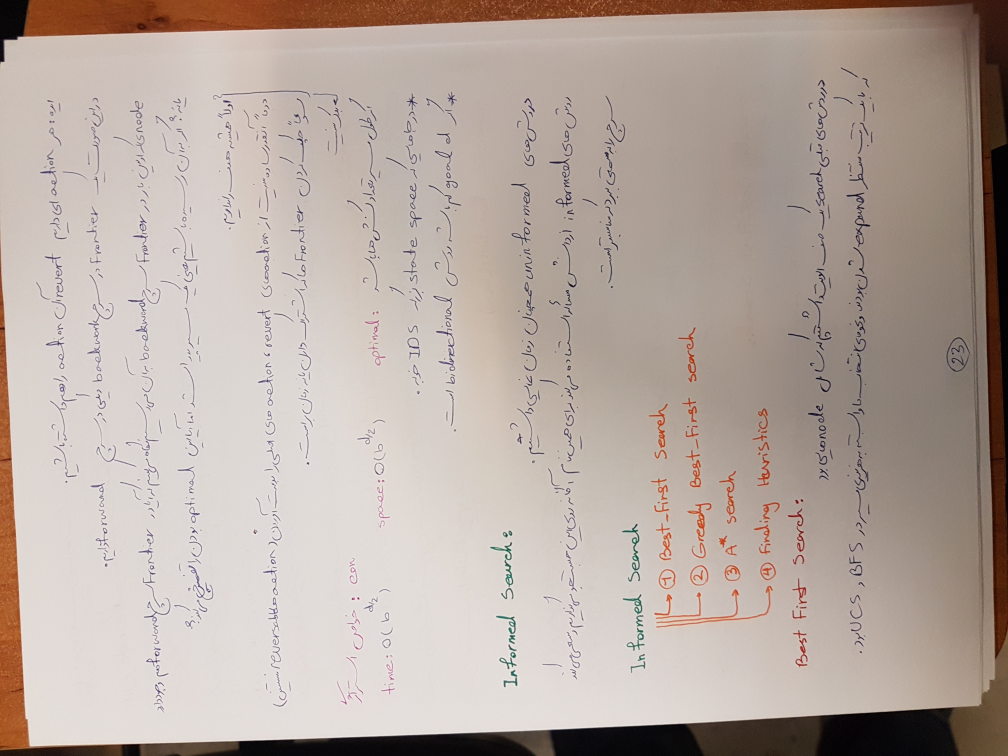
#> input picture P1/pictures/1.png, 4032 x 3024 px, found by its file name (shown at 1/4 size); its folder holds only this picture in this run
$ python test.py
#> lines starting #> are read from the running program, lines starting #| are printed output that depends on the picture
# [7 lines of commented-out code are left out]


import os
from skimage import io, color
import matplotlib.pyplot as plt
from skimage.transform import rescale

filename_list = os.listdir('pictures')
list_of_images = []

for item in filename_list:
    img = io.imread('pictures\\' + item)
#> img is the input picture: shape (3024, 4032, 3); mean R, G, B 182.7, 169.3, 161.4
    list_of_images.append(img)

name = 1

for pic in list_of_images:
    img1 = pic

    img1 = color.rgb2gray(img1)
    image_rescaled = rescale(img1, 0.7, anti_aliasing=False)

    fig, axes = plt.subplots(nrows=1, ncols=2)

    ax = axes.ravel()

    ax[0].imshow(img1, cmap='gray')
    ax[0].set_title("Original image")

    ax[1].imshow(image_rescaled, cmap='gray')
    ax[1].set_title("Rescaled image (aliasing)")

    plt.savefig(r'scaling2/' + str(name) + '.png')
    name = name + 1
#> this loop made 1 pass
#> name on pass 1: 2
#> pass 1, `img1 = color.rgb2gray(img1)`:
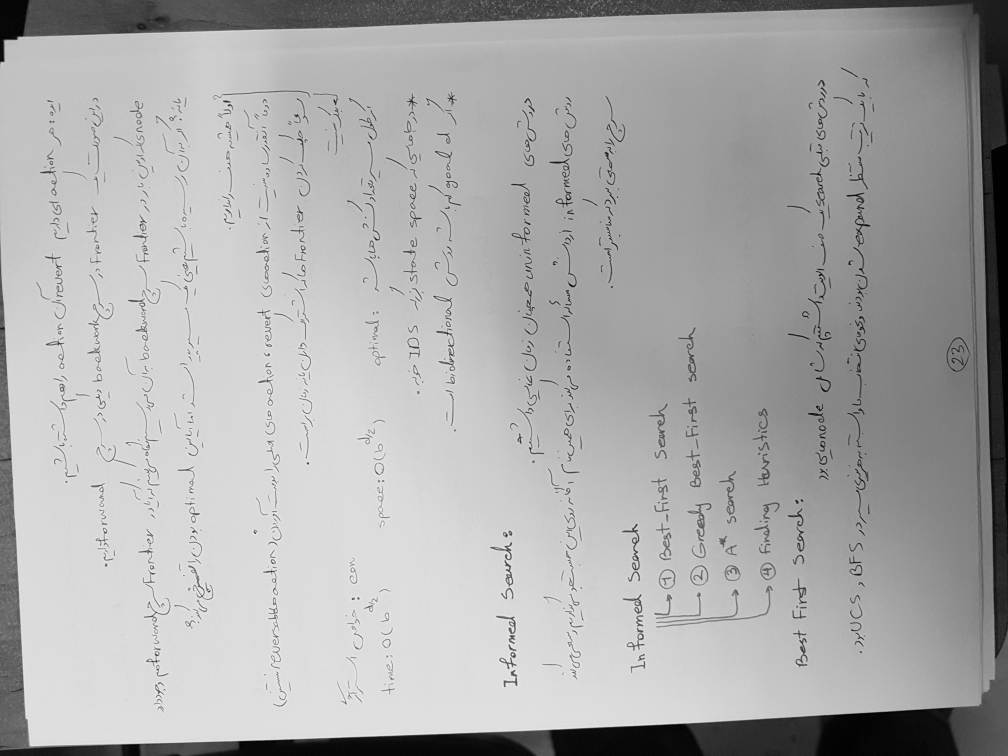
#> img1: shape (3024, 4032) float64 (shown at 1/4 size); min 0, max 0.994, mean 0.673
#> pass 1, `plt.savefig(r'scaling2/' + str(name) + '.png')`:
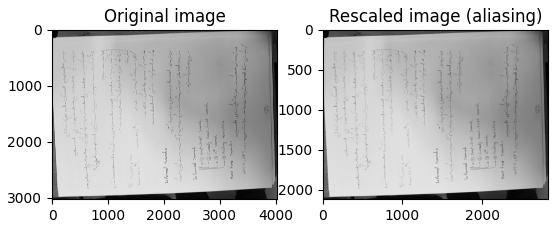
#> figure drawn by matplotlib, 2 panels
#> after the loop, name = 2


#############################################

from skimage import exposure


img = list_of_images[0]
# Gamma
gamma_corrected = exposure.adjust_gamma(img, 2)
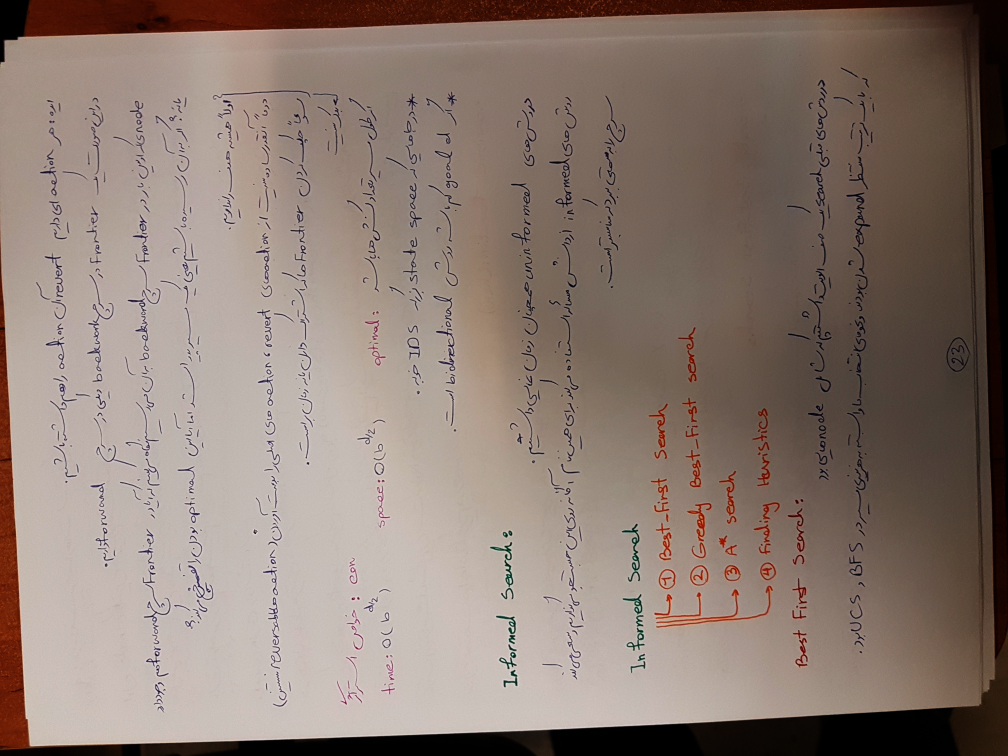
#> gamma_corrected: shape (3024, 4032, 3) (shown at 1/4 size); mean R, G, B 139.7, 123.1, 114.2
# Logarithmic
logarithmic_corrected = exposure.adjust_log(img, 1)
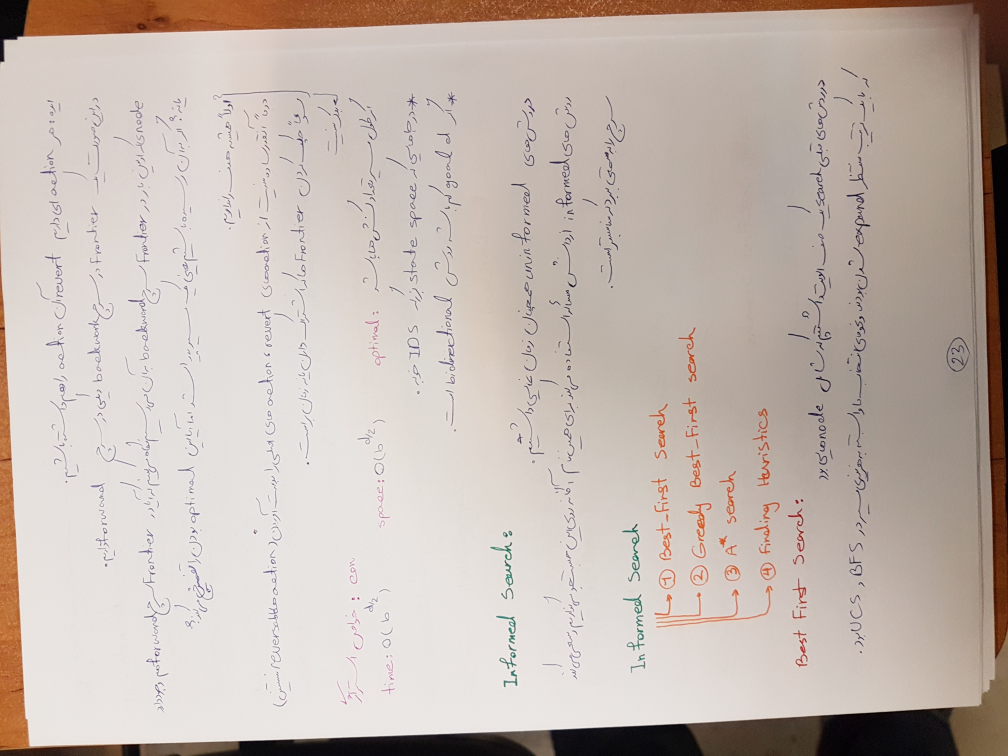
#> logarithmic_corrected: shape (3024, 4032, 3) (shown at 1/4 size); mean R, G, B 195.7, 183.6, 176.1


plt.imshow(img)
plt.show()

plt.imshow(gamma_corrected)
plt.show()

plt.imshow(logarithmic_corrected)
plt.show()

$ run again, on P1/pictures/6.png
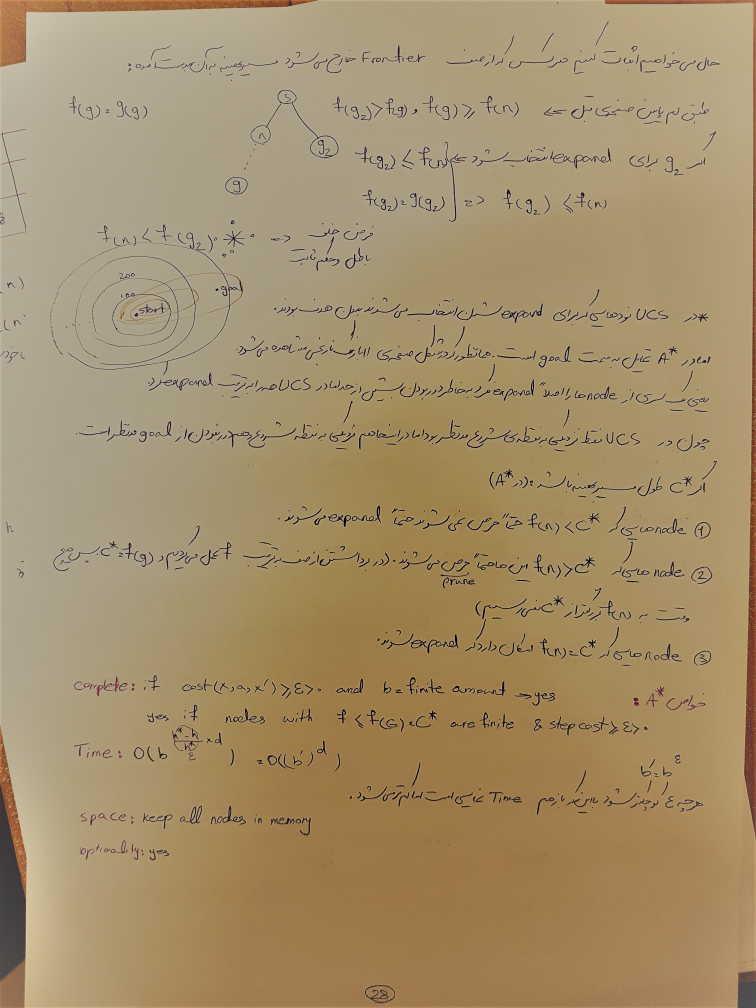
#> input picture P1/pictures/6.png, 3024 x 4032 px, found by its file name (shown at 1/4 size)
#> img is the input picture: shape (4032, 3024, 3); mean R, G, B 164.8, 143.8, 106.9
#> the loop `for pic in list_of_images:` made 1 pass
#> name on pass 1: 2
#> pass 1, `plt.savefig(r'scaling2/' + str(name) + '.png')`:
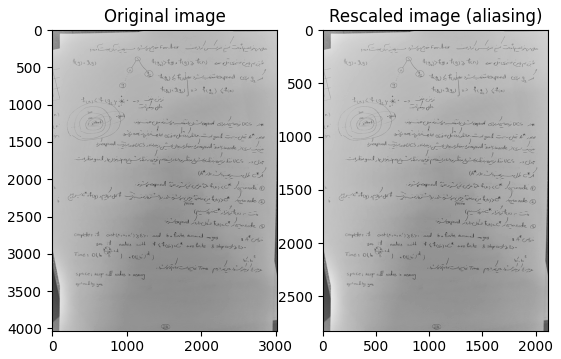
#> figure drawn by matplotlib, 2 panels
#> after the loop `for pic in list_of_images:`: name = 2
#> `logarithmic_corrected = exposure.adjust_log(img, 1)`:
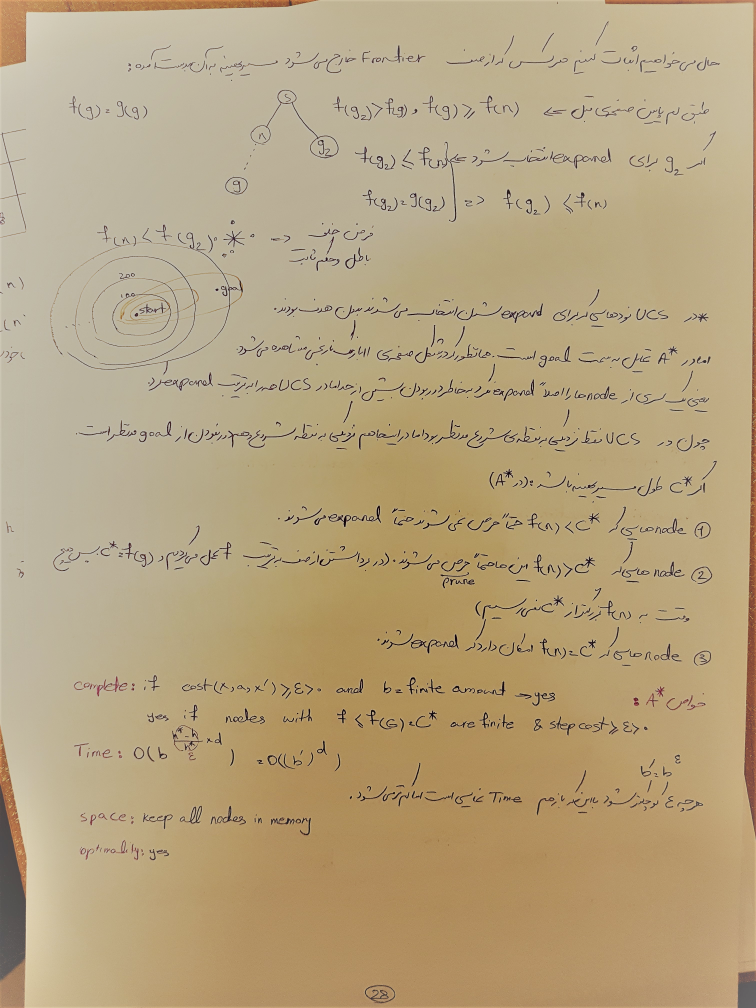
#> logarithmic_corrected: shape (4032, 3024, 3) (shown at 1/4 size); mean R, G, B 182.3, 163.1, 127

$ run again, on P1/pictures/8.png
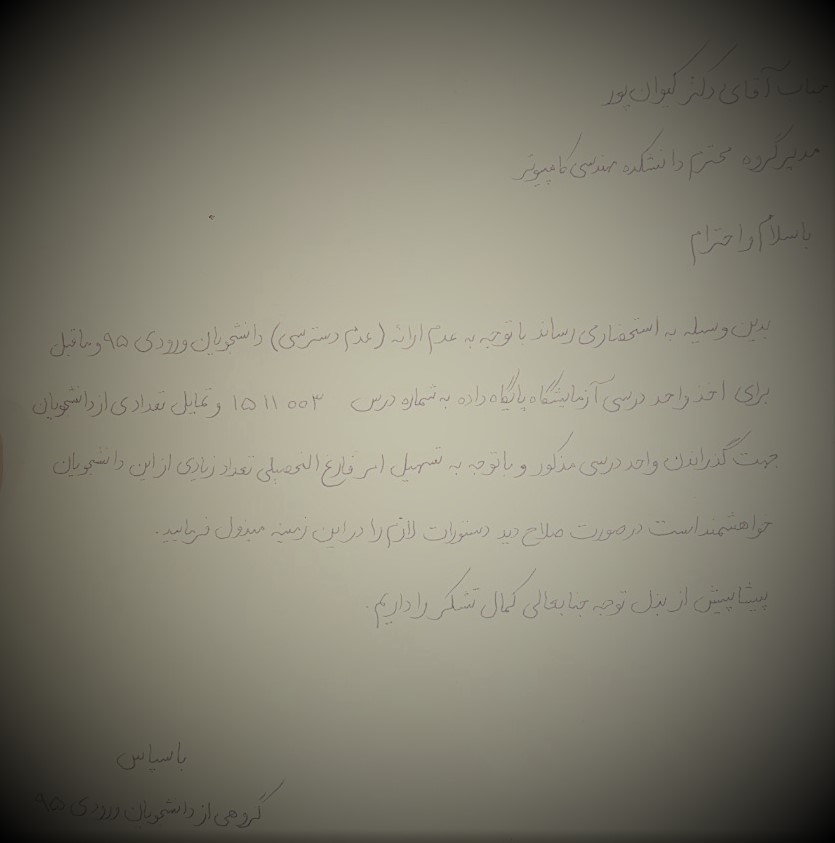
#> input picture P1/pictures/8.png, 835 x 843 px, found by its file name
#> img is the input picture: shape (843, 835, 3); mean R, G, B 127.5, 124.5, 110.4
#> the loop `for pic in list_of_images:` made 1 pass
#> name on pass 1: 2
#> after the loop `for pic in list_of_images:`: name = 2
#> `logarithmic_corrected = exposure.adjust_log(img, 1)`:
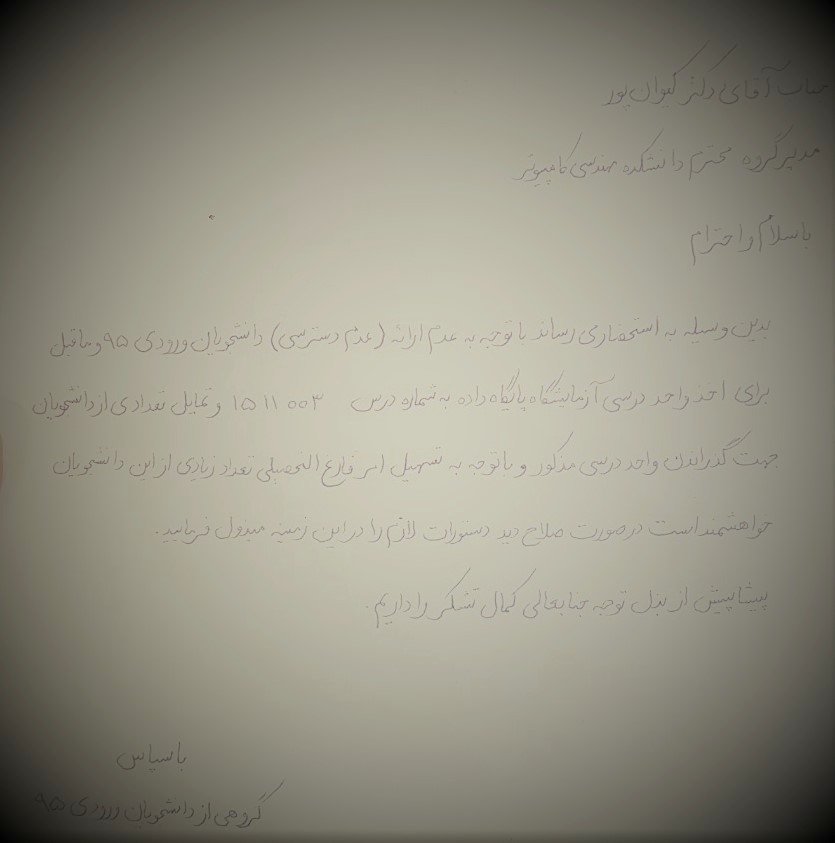
#> logarithmic_corrected: shape (843, 835, 3); mean R, G, B 146.3, 143.5, 129.8
#> `plt.show()`:
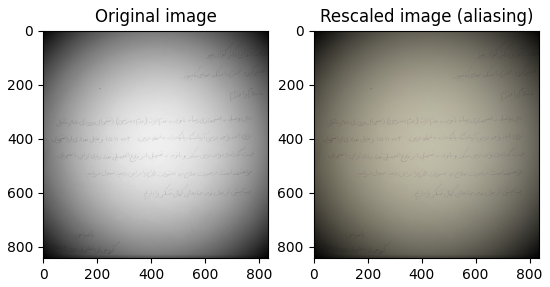
#> figure drawn by matplotlib, 2 panels

$ run again, on P1/pictures/9.png
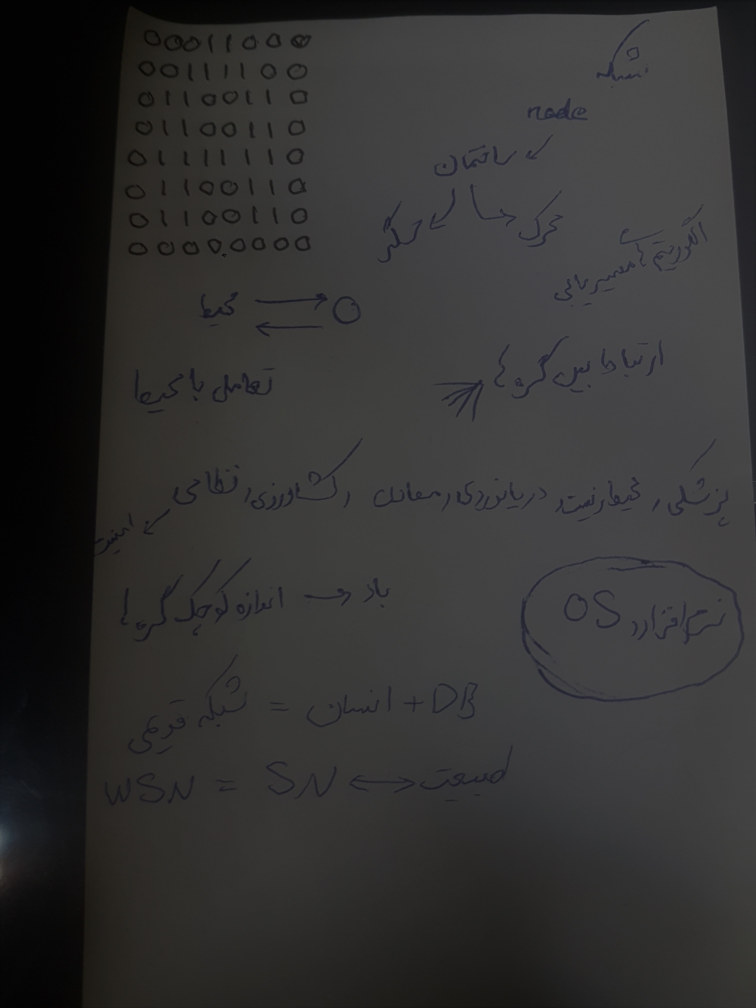
#> input picture P1/pictures/9.png, 3024 x 4032 px, found by its file name (shown at 1/4 size)
#> img is the input picture: shape (4032, 3024, 3); mean R, G, B 49.5, 49.1, 48.6
#> the loop `for pic in list_of_images:` made 1 pass
#> name on pass 1: 2
#> after the loop `for pic in list_of_images:`: name = 2
#> `gamma_corrected = exposure.adjust_gamma(img, 2)`:
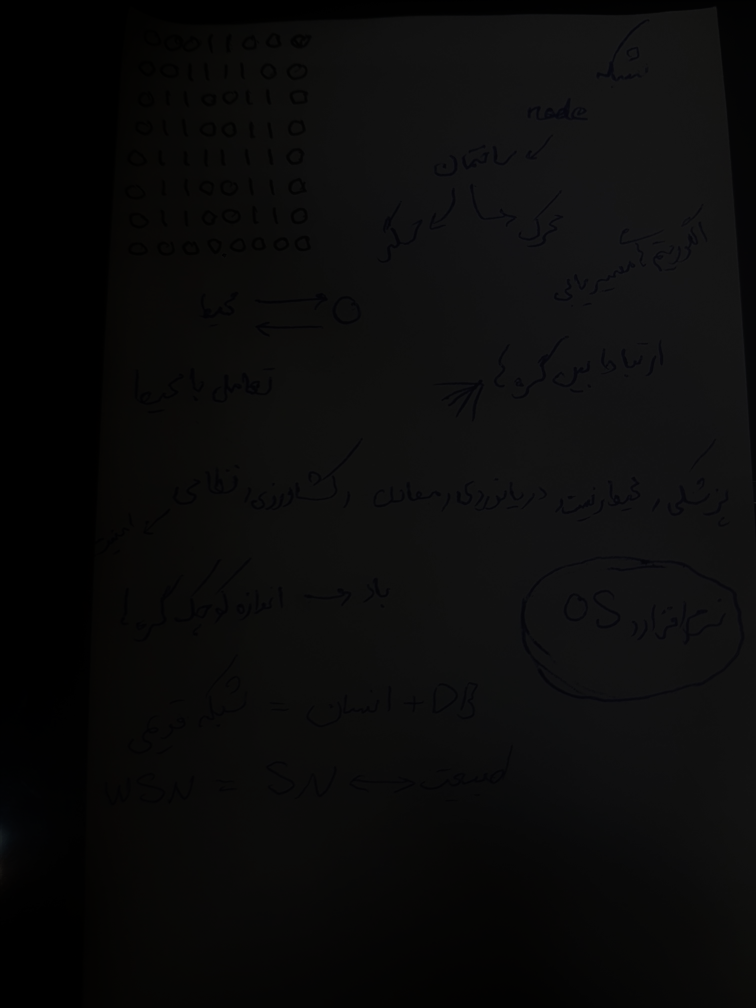
#> gamma_corrected: shape (4032, 3024, 3) (shown at 1/4 size); mean R, G, B 11.3, 11.2, 11.1
#> `plt.show()`:
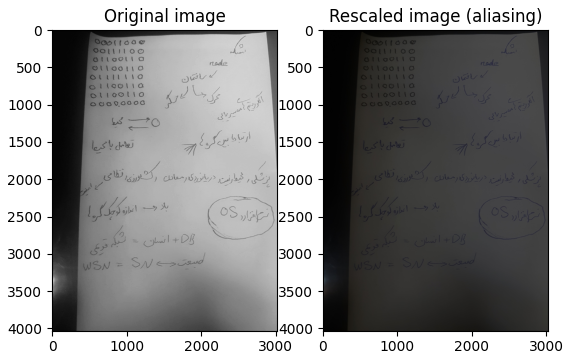
#> figure drawn by matplotlib, 2 panels

$ run again, on P1/pictures/2.png
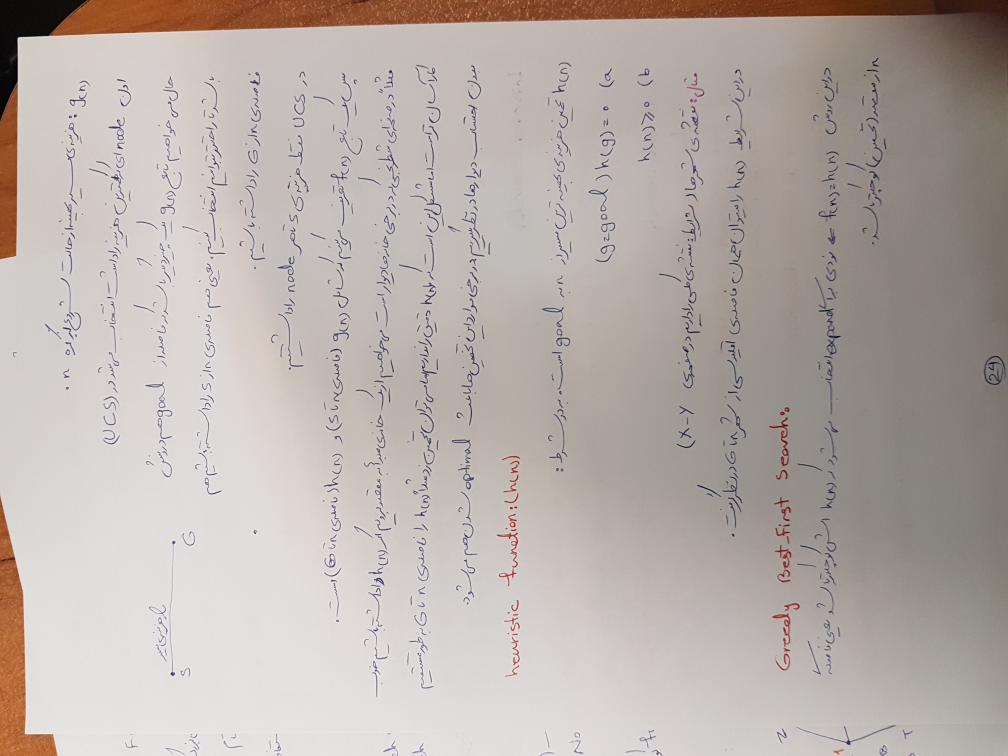
#> input picture P1/pictures/2.png, 4032 x 3024 px, found by its file name (shown at 1/4 size)
#> img is the input picture: shape (3024, 4032, 3); mean R, G, B 184.4, 175.4, 170.7
#> the loop `for pic in list_of_images:` made 1 pass
#> name on pass 1: 2
#> after the loop `for pic in list_of_images:`: name = 2
#> `logarithmic_corrected = exposure.adjust_log(img, 1)`:
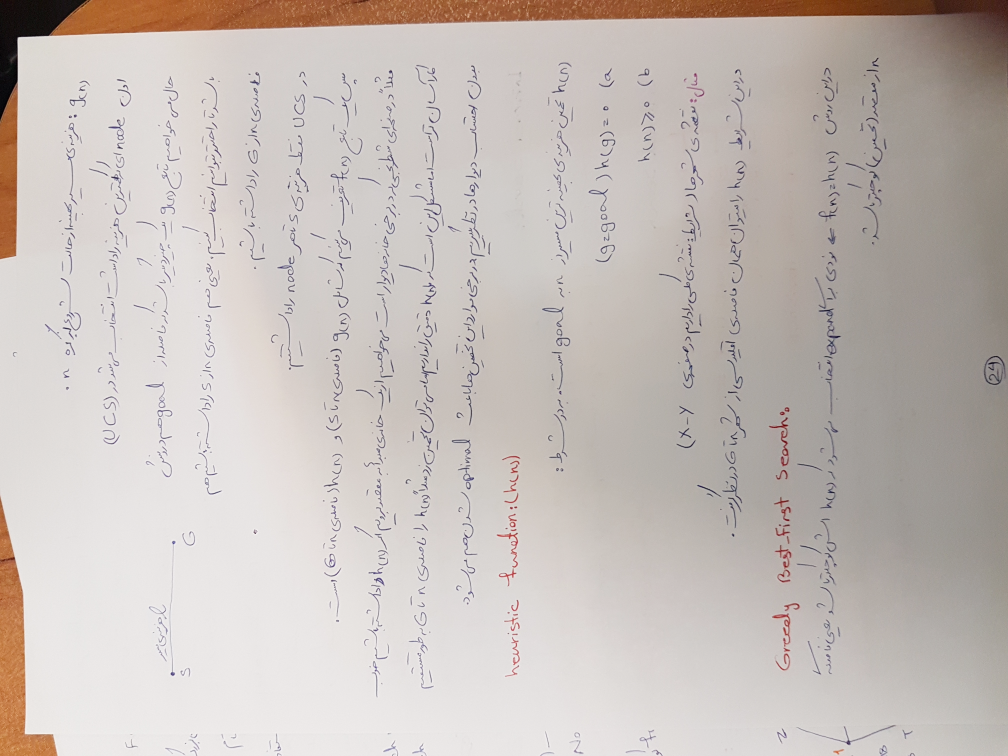
#> logarithmic_corrected: shape (3024, 4032, 3) (shown at 1/4 size); mean R, G, B 198.3, 190.2, 185.7
